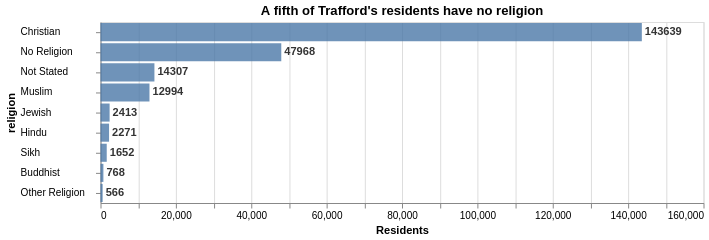

Describe this chart as a Vega-Lite specification.
### Vega-Lite specification from a JSON file in a GitHub repository (floating-point values rounded to 4 significant figures)
{"$schema": "https://vega.github.io/schema/vega-lite/v5.json", "width": 600, "title": {"text": "A fifth of Trafford's residents have no religion"}, "data": {"values": [{"religion": "Christian", "count": 143639}, {"religion": "Buddhist", "count": 768}, {"religion": "Hindu", "count": 2271}, {"religion": "Jewish", "count": 2413}, {"religion": "Muslim", "count": 12994}, {"religion": "Sikh", "count": 1652}, {"religion": "Other Religion", "count": 566}, {"religion": "No Religion", "count": 47968}, {"religion": "Not Stated", "count": 14307}]}, "encoding": {"x": {"field": "count", "type": "quantitative", "axis": {"title": "Residents"}}, "y": {"field": "religion", "type": "nominal", "sort": {"field": "count", "op": "average", "order": "descending"}, "axis": {"labelAlign": "left", "labelPadding": 75}}, "color": {}, "opacity": {"value": 0.8}, "tooltip": [{"field": "religion", "type": "nominal", "title": "Religion"}, {"field": "count", "type": "quantitative", "title": "Residents", "format": ",.0f"}]}, "layer": [{"mark": "bar"}, {"mark": {"type": "text", "align": "left", "baseline": "middle", "dx": 3, "fontStyle": "bold"}, "encoding": {"text": {"field": "count", "type": "quantitative"}, "color": {}}}]}
